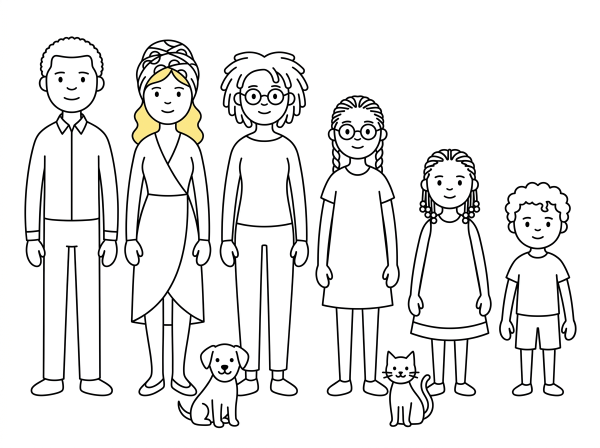
#> input picture _brand/cast-sheet-02.jpg, 1200 x 896 px, given in place of front-art-v5-01-shoulders.png, which was not available (shown at 1/2 size)
$ python retouch_extend.py 1.0
#> lines starting #> are read from the running program, lines starting #| are printed output that depends on the picture; after the words box and inside, x2 and y2 are one past the last pixel; in counts of white or black regions, pixels touching at a corner belong together; pictures that were not available may be replaced by others from this repository, and a replacement may not be noted
#!/usr/bin/env python3
"""Front-art retouch, Book Three cover (editor ruling 2026-10-03, option B).

Input : front-art-v5-01-shoulders.png — v5-01 with the two armhole skin wedges painted out
        (Son: smooth fabric fill; Daughter 3: row-wise fill + seam-spur fix), done in session.
Output: front-art-v5-01-retouched.png — scaled by S, placed bottom-anchored on a canvas with
        the front panel's exact aspect (8.625 x 11.25 in incl. right bleed), extended with:
          * top + side sky: low-pass of the painting's own sky (sky-coloured pixels only),
            vertical gradient eased upward, plus monochrome grain matched to its fine texture;
          * lower sides: zigzag reflection of character-free edge strips (no dog tail, no hand).
        No grass extension (bottom-anchored). Deterministic (fixed seeds).
Usage : python retouch_extend.py [scale]
"""
import sys
import numpy as np
from PIL import Image
from scipy import ndimage
S = float(sys.argv[1]) if len(sys.argv) > 1 else 0.84
FREE_L, FREE_R = 0.053, 0.035          # character-free edge strips, as fractions of the source width
src = Image.open("front-art-v5-01-shoulders.png").convert("RGB"); W0, H0 = src.size
#> further down, src is the input picture: PIL image 1200x896 RGB; mean R, G, B 235.1, 235, 234.6
#> after `W0, H0 = src.size`: W0 = 1200; H0 = 896
sw, sh = round(W0 * S), round(H0 * S); Hc = H0; Wc = round(Hc * (8.625 / 11.25)); ox = (Wc - sw) // 2; oy = Hc - sh
#> after `sw, sh = (round(W0 * S), round(H0 * S))`: sw = 1200; sh = 896
#> after `Hc = H0`: Hc = 896
#> after `Wc = round(Hc * (8.625 / 11.25))`: Wc = 687
#> after `ox = (Wc - sw) // 2`: ox = -257
#> after `oy = Hc - sh`: oy = 0
sc = np.asarray(src.resize((sw, sh), Image.LANCZOS)).astype(float)
L = 0.299 * sc[..., 0] + 0.587 * sc[..., 1] + 0.114 * sc[..., 2]; sat = sc.max(2) - sc.min(2)
#> after `sat = sc.max(2) - sc.min(2)`:
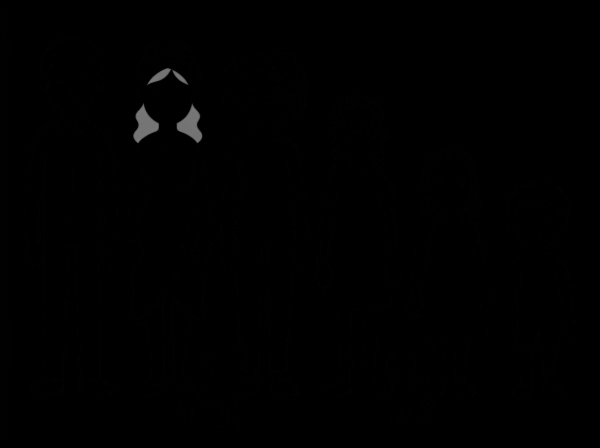
#> sat: shape (896, 1200) float64 (shown at 1/2 size); min 0, max 123, mean 0.6
rng = np.random.default_rng(42)
skym = ndimage.binary_erosion((L > 185) & (sat < 90), iterations=6)
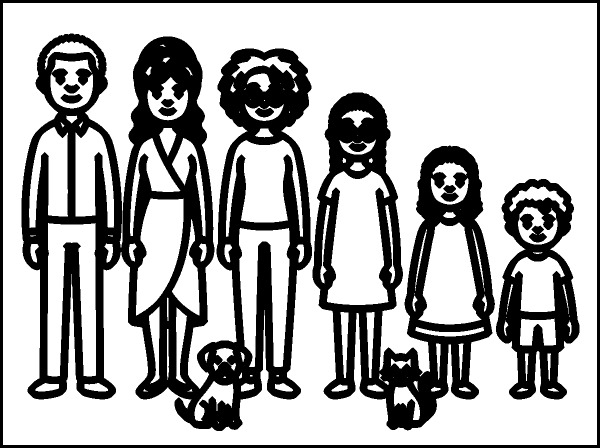
#> skym: shape (896, 1200) bool (shown at 1/2 size); 67.3% white; 12 black regions, largest, box (x1, y1, x2, y2) and area: (43, 67, 624, 862) 193493, (625, 185, 990, 861) 94316, (992, 358, 1159, 799) 34038
num = np.stack([ndimage.gaussian_filter(sc[..., k] * skym, 60) for k in range(3)], -1)
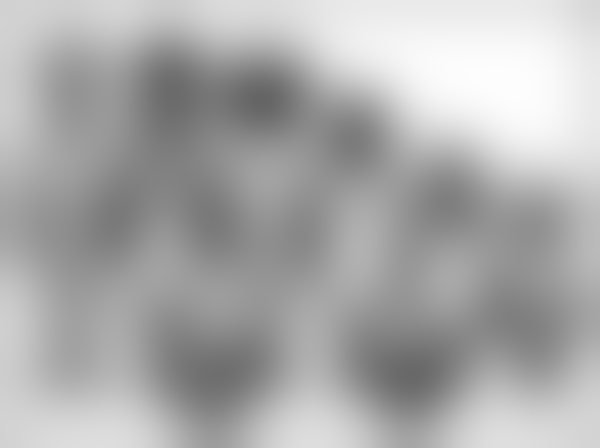
#> num: shape (896, 1200, 3) float64 (shown at 1/2 size); mean R, G, B 171.7, 171.7, 171.7
den = ndimage.gaussian_filter(skym.astype(float), 60)[..., None]; G = num / np.maximum(den, 1e-4)
#> after `G = num / np.maximum(den, 0.0001)`:
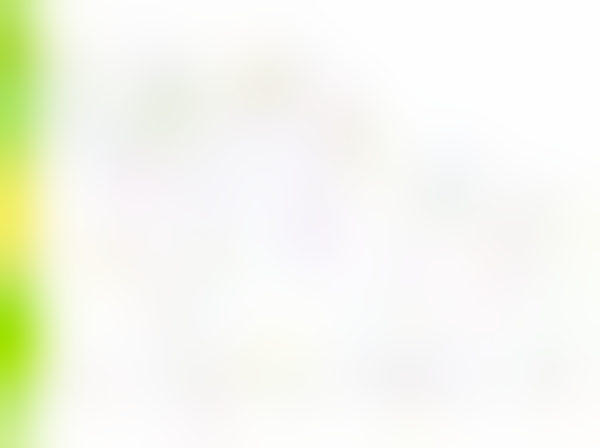
#> G: shape (896, 1200, 3) float64 (shown at 1/2 size); mean R, G, B 255, 255, 255; drawn with min black and max white
gstd = (L - ndimage.gaussian_filter(L, 3))[skym].std()
#> gstd = 1.17
def grain(h, w):
    n = ndimage.gaussian_filter(rng.normal(0, 1, (h, w)), 1.2); return (n / n.std() * gstd)[..., None] * np.ones(3)
out = np.zeros((Hc, Wc, 3))
slope = np.polyfit(np.arange(500), G[:500].reshape(500, -1), 1)[0].reshape(sw, 3)
#> slope = 1200 rows, first 8: [7e-05, 1.65e-05, 2.08e-05], [7e-05, 1.65e-05, 2.08e-05], [7e-05, 1.65e-05, 2.08e-05], [6.99e-05, 1.65e-05, 2.08e-05], [6.99e-05, 1.65e-05, 2.08e-05], [6.98e-05, 1.64e-05, 2.07e-05], [6.97e-05, 1.64e-05, 2.07e-05], [6.96e-05, 1.64e-05, 2.07e-05]
slope = ndimage.gaussian_filter1d(slope, 60, axis=0); cols = np.clip(np.arange(Wc) - ox, 0, sw - 1)
#> after `slope = ndimage.gaussian_filter1d(slope, 60, axis=0)`: slope = 1200 rows, first 8: [5.15e-05, 1.2e-05, 1.61e-05], [5.15e-05, 1.2e-05, 1.61e-05], [5.15e-05, 1.2e-05, 1.61e-05], [5.15e-05, 1.2e-05, 1.61e-05], [5.15e-05, 1.2e-05, 1.61e-05], [5.14e-05, 1.2e-05, 1.61e-05], [5.14e-05, 1.2e-05, 1.61e-05], [5.13e-05, 1.2e-05, 1.61e-05]
#> after `cols = np.clip(np.arange(Wc) - ox, 0, sw - 1)`: cols = 687 values from 257 to 943
for yy in range(oy):
    d = oy - yy; out[yy] = G[0, cols] - slope[cols] * 260 * (1 - np.exp(-d / 260))
#> out: shape (896, 687, 3) float64; every value is 0
out[:oy] += grain(oy, Wc)
#> (the run stopped early here; a loop or call above may not have finished)

$ run again, on _brand/cast-sheet-v2-01.jpg
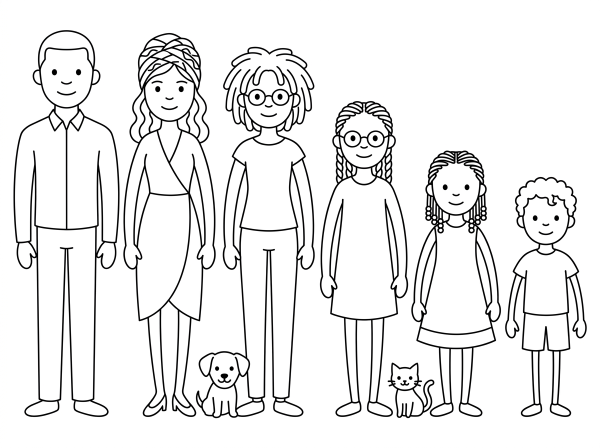
#> input picture _brand/cast-sheet-v2-01.jpg, 1200 x 896 px, given in place of front-art-v5-01-shoulders.png, which was not available (shown at 1/2 size)
#> src is the input picture: PIL image 1200x896 RGB; mean R, G, B 235, 235, 235
#> `skym = ndimage.binary_erosion((L > 185) & (sat < 90), iterations=6)`:
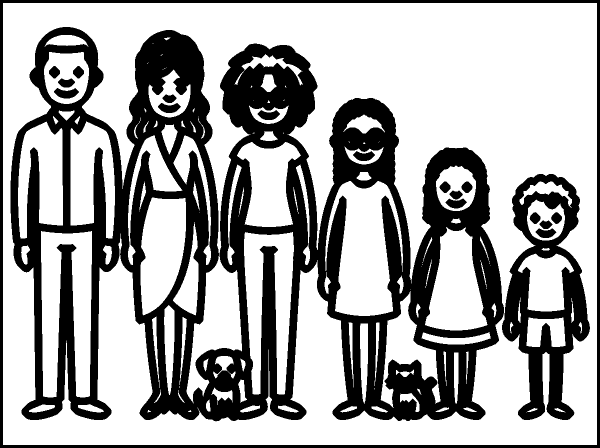
#> skym: shape (896, 1200) bool (shown at 1/2 size); 65.2% white; 19 black regions, largest, box (x1, y1, x2, y2) and area: (21, 54, 1008, 843) 306910, (1004, 348, 1180, 840) 35143, (0, 0, 1200, 896) 25008
#> `num = np.stack([ndimage.gaussian_filter(sc[..., k] * skym, 60) for k i..`:
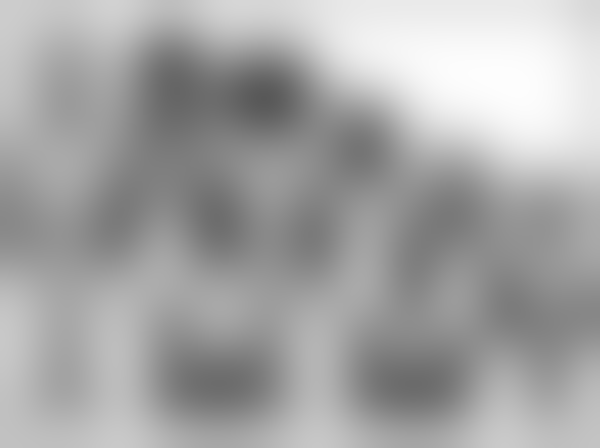
#> num: shape (896, 1200, 3) float64 (shown at 1/2 size); mean R, G, B 166.3, 166.3, 166.3
#> gstd = 1.19
#> `slope = np.polyfit(np.arange(500), G[:500].reshape(500, -1), 1)[0].res..`: slope = 1200 rows, first 8: [6.86e-05, 2.11e-05, 0.000134], [6.86e-05, 2.11e-05, 0.000134], [6.86e-05, 2.11e-05, 0.000134], [6.85e-05, 2.11e-05, 0.000134], [6.85e-05, 2.11e-05, 0.000134], [6.84e-05, 2.1e-05, 0.000134], [6.83e-05, 2.1e-05, 0.000134], [6.82e-05, 2.1e-05, 0.000133]
#> `slope = ndimage.gaussian_filter1d(slope, 60, axis=0)`: slope = 1200 rows, first 8: [5.09e-05, 1.69e-05, 0.000101], [5.09e-05, 1.69e-05, 0.000101], [5.09e-05, 1.69e-05, 0.000101], [5.09e-05, 1.68e-05, 0.000101], [5.09e-05, 1.68e-05, 0.000101], [5.08e-05, 1.68e-05, 0.000101], [5.08e-05, 1.68e-05, 0.000101], [5.08e-05, 1.68e-05, 0.000101]
